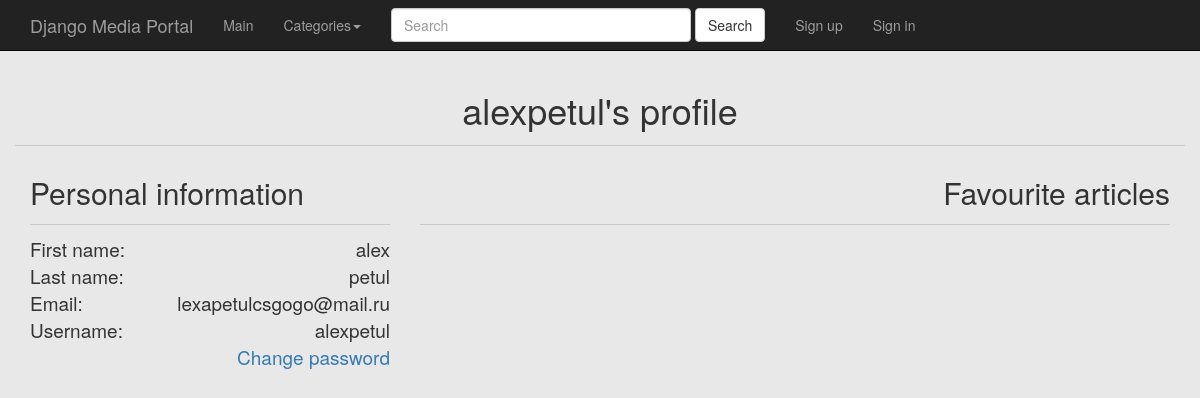
Page /user/alexpetul/ on the committed database.
### mediaportal_app/models.py (models this page shows, shortened)
class UserAccount(models.Model):
	user = models.OneToOneField(settings.AUTH_USER_MODEL, on_delete=models.CASCADE)
	first_name = models.CharField(max_length=50)
	last_name = models.CharField(max_length=50)
	email = models.EmailField()
	favourite_articles = models.ManyToManyField(Article, blank=True)

### mediaportal_app/views.py (the view)
# urls.py: re_path(r'^user/(?P<user>[-\w]+)/$', UserAccountView.as_view(), name='account_view'),
class UserAccountView(View):
	template_name = 'user_account.html'
	def get(self, request, *args, **kwargs):
		user = self.kwargs.get('user')
		current_user = UserAccount.objects.get(user=User.objects.get(username=user))
		context = {
			'categories': Category.objects.all(),
			'user': current_user
		}
		return render(request, self.template_name, context)

### mediaportal_app/models.py (called while the page is built)
	def get_absolute_url(self):
		return reverse('category_detail_view', kwargs={'slug': self.slug})

### mediaportal_app/templates/user_account.html (shortened to what this page needs)
{% extends 'index.html' %}
{% block content %}
<div class="container">
	<div class="row" id="profile-wrapper">
		<h1 align="center">{{ user.user.username }}'s profile</h1>
		<div class="col-md-4">
			<h2>Personal information</h2>
			<p class="personal-info">
				First name: <span>{{ user.first_name }}</span><br>
				Last name: <span>{{ user.last_name }}</span><br>
				Email: <span>{{ user.email }}</span><br>
				Username: <span>{{ user.user.username }}</span><br>
				<span><a href="{% url 'change_password_view' %}">Change password</a></span>
			</p>
		</div>
		<div class="col-md-8">
			<h2 align="right">Favourite articles</h2>
		</div>
	</div>
</div>
{% endblock content %}

### static_in_dev/css/4-col-portfolio.css (style rules this page uses)
body { padding-top: 70px; }

### static_in_dev/css/style.css (style rules this page uses)
body { background-color: #e8e8e8; }
#profile-wrapper h1, #profile-wrapper h2 { padding-bottom: 15px; border-bottom: 1px solid #c9c9c9; }
#profile-wrapper .personal-info { font-size: 19px; }
#profile-wrapper .personal-info span { float: right; }

### rows in the picture
UserAccount: user.username "alexpetul", first_name "alex", last_name "petul", email "lexapetulcsgogo@mail.ru"
